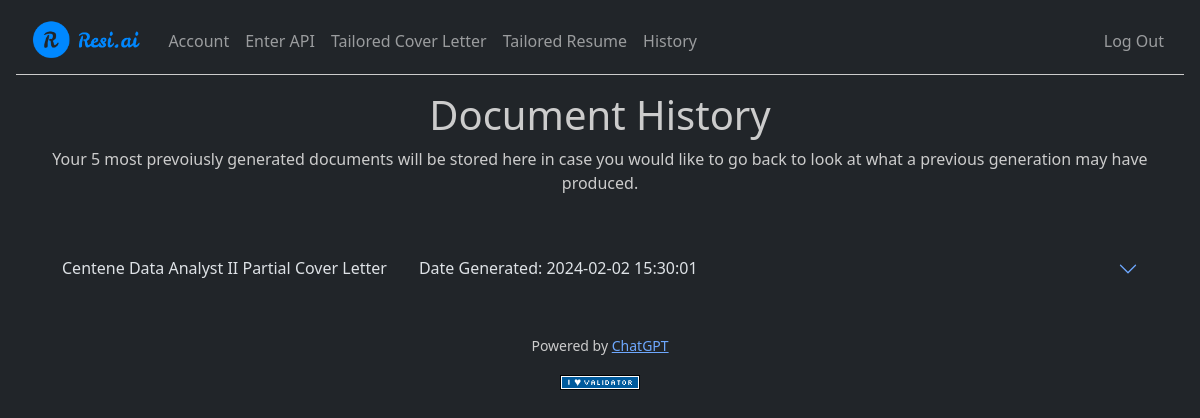
The app's page /history (signed in) with its own data.
### tables this page shows
CREATE TABLE history (
id INTEGER PRIMARY KEY AUTOINCREMENT NOT NULL,
user_id INTEGER NOT NULL,
document_name TEXT NOT NULL,
company TEXT NOT NULL,
job_title TEXT NOT NULL,
document TEXT NOT NULL,
datetime TEXT NOT NULL,
FOREIGN KEY(user_id) REFERENCES users(id)
);

### app.py (the view)
@app.route("/history")
@login_required
def history():
    history = db.execute(
        "SELECT * FROM history WHERE user_id= ? ORDER BY datetime DESC;",
        session["user_id"]
    )
    return render_template("history.html", history=history)

### app.py (called while the page is built)
@app.after_request
def after_request(response):
    response.headers["Cache-Control"] = "no-cache, no-store, must-revalidate"
    response.headers["Expires"] = 0
    response.headers["Pragma"] = "no-cache"
    return response

### helpers.py (called while the page is built)
def login_required(f):
    @wraps(f)
    def decorated_function(*args, **kwargs):
        if session.get("user_id") is None:
            return redirect("/login")
        return f(*args, **kwargs)
    return decorated_function

### templates/history.html (shortened to what this page needs)
{% extends "layout.html" %}
{% block main %}
    <div class="mb-5">
        <h1>Document History</h1>
        <p>
            Your 5 most prevoiusly generated documents will be stored here in case you would like to go back to look at what a previous generation may have produced.
        </p>
    </div>
    <div class="accordion accordion-flush mb-4" id="accordionDocuments">
        {% for item in history %}
            <div class="accordion-item">
              <h2 class="accordion-header">
                <button class="accordion-button collapsed" type="button" data-bs-toggle="collapse" data-bs-target="#flush-collapse{{ item.id }}" aria-expanded="false" aria-controls="flush-collapse{{ item.id }}">
                  <span class="label-spacing">{{ item.document_name }}</span>
                  <span class="label-spacing">Date Generated: {{ item.datetime }}</span>
                </button>
              </h2>
            </div>
        {% endfor %}
    </div>
{% endblock %}

### static/styles.css (style rules this page uses)
h1, p { color: #ccc; }
.label-spacing { margin-right: 2rem; }

### records on screen
history: document_name "Centene Data Analyst II Partial Cover Letter", datetime "2024-02-02 15:30:01"
